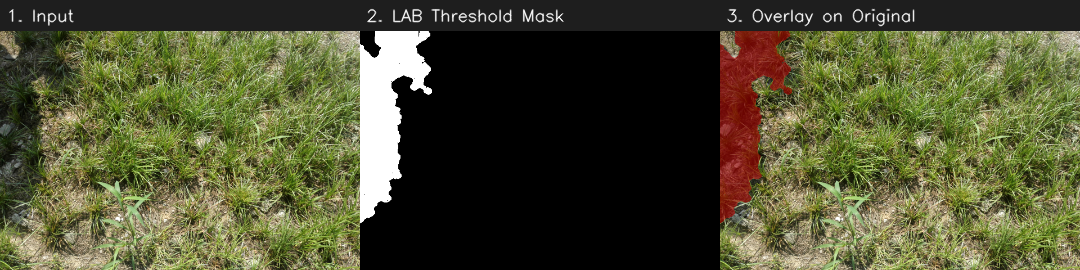
#> input picture shadow-removal/assets/detection_stages.png, 1080 x 270 px
$ python -i detect_shadow.py   (imports and definitions only)
#> lines starting #> are read from the running program, lines starting #| are printed output that depends on the picture; after the words box and inside, x2 and y2 are one past the last pixel; in counts of white or black regions, pixels touching at a corner belong together
#> further down, picture is the input picture: shape (270, 1080, 3); mean B, G, R 49.8, 79.6, 78.3
"""
Shadow Detection using LAB Color Space Analysis
-------------------------------------------------
Based on the classic Murali & Govindan (2013) approach:
"Shadow Detection and Removal from a Single Image Using LAB Color Space"

Key idea:
- Shadows lower Lightness (L) but keep chromaticity (a, b) roughly stable,
  unlike dark objects which affect all channels differently.
- We adaptively pick whether to threshold on L alone, or on L+a+b combined,
  depending on how "colorful" the image is on average.
"""

import cv2
import numpy as np


def detect_shadow_mask(image_bgr: np.ndarray, min_area: int = 150) -> np.ndarray:
    """
    Detect shadow regions in an outdoor image using LAB color space analysis.

    Args:
        image_bgr: Input image in BGR (as read by cv2.imread).
        min_area: Minimum connected-component area (in pixels) to keep as a
                   valid shadow region. Removes small noisy blobs.

    Returns:
        mask: uint8 binary mask (0 = non-shadow, 255 = shadow), same H x W as input.
    """
#> called with min_area = 150
    lab = cv2.cvtColor(image_bgr, cv2.COLOR_BGR2LAB).astype(np.float32)
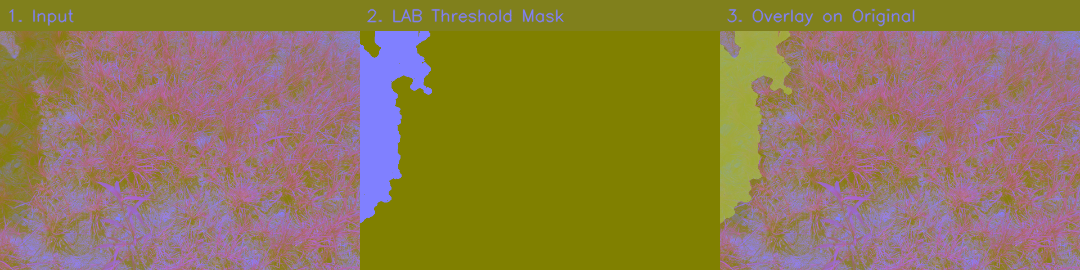
#> lab: shape (270, 1080, 3) float32; mean B, G, R 82.3, 122.9, 144.3
    L, A, B = cv2.split(lab)
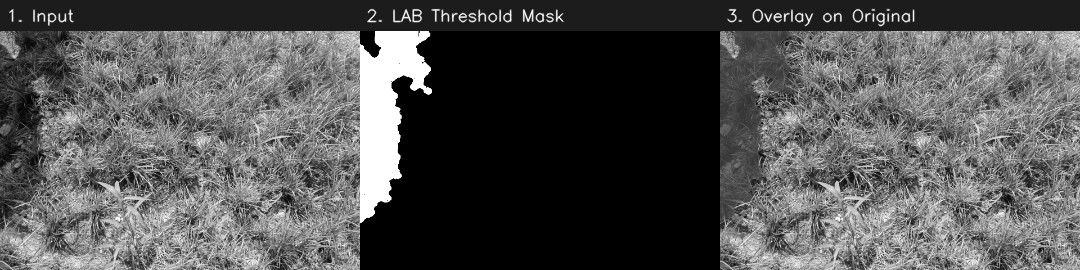
#> L: shape (270, 1080) float32; min 0, max 255, mean 82.3
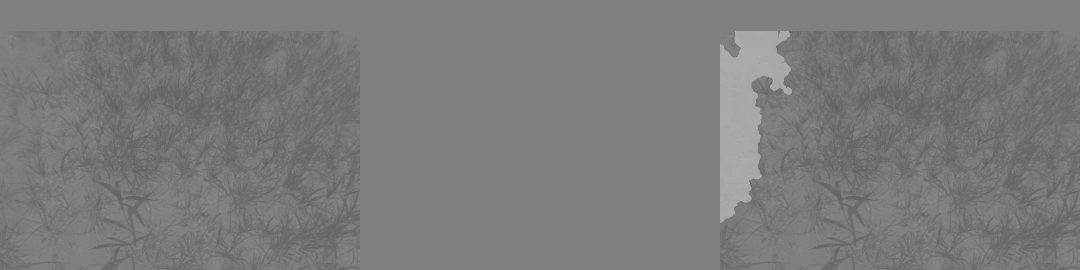
#> A: shape (270, 1080) float32; min 96, max 171, mean 122.9
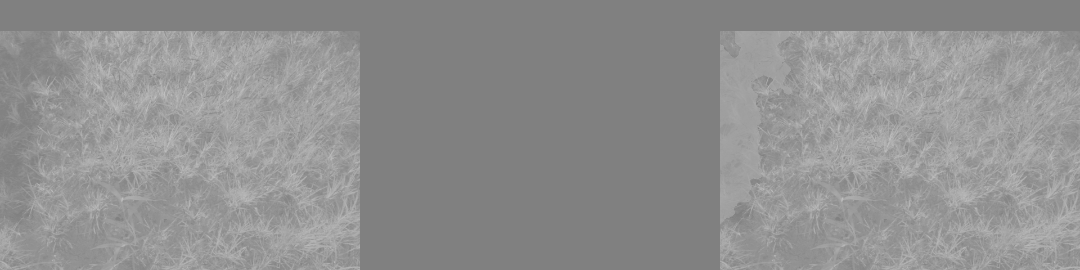
#> B: shape (270, 1080) float32; min 125, max 193, mean 144.3

    mean_L, mean_A, mean_B = L.mean(), A.mean(), B.mean()
#> mean_L = 82.33; mean_A = 122.9; mean_B = 144.3
    std_L = L.std()
#> std_L = 70.52

    # LAB in OpenCV: A and B are stored 0-255 with 128 as the neutral point.
    # The original paper works in the -128..127 range, so we recenter for the
    # "how colorful is this image" check.
    colorfulness = (mean_A - 128) + (mean_B - 128)
#> colorfulness = 11.17

    if colorfulness <= 15:
        # Low color cast overall -> rely on Lightness only
        threshold = mean_L - (std_L / 3.0)
#> threshold = 58.83
        shadow_bool = L < threshold
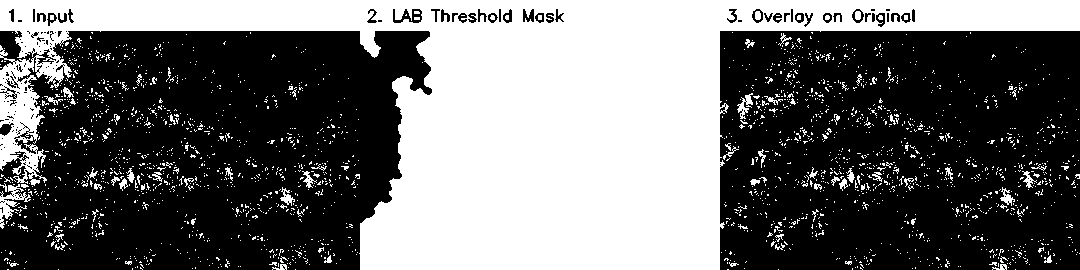
#> shadow_bool: shape (270, 1080) bool; 42.6% white; 2251 white regions (2169 under 20 px), largest, box (x1, y1, x2, y2) and area: (0, 0, 1080, 270) 114328, (0, 184, 31, 229) 461, (737, 93, 753, 119) 174
    else:
        # Combine L, A, B (a common extension when the scene has strong color)
        combined = L + A + B
        mean_c, std_c = combined.mean(), combined.std()
        threshold = mean_c - (std_c / 3.0)
        shadow_bool = combined < threshold

    mask = (shadow_bool.astype(np.uint8)) * 255

    # --- Morphological cleanup ---
    # Larger kernel than before: real photos (grass, concrete grain, etc.) have
    # a lot of fine dark texture that a small kernel doesn't remove.
    kernel = cv2.getStructuringElement(cv2.MORPH_ELLIPSE, (7, 7))
    mask = cv2.morphologyEx(mask, cv2.MORPH_OPEN, kernel, iterations=2)
#> mask: shape (270, 1080); 36.4% white; 5 white regions, box (x1, y1, x2, y2) and area: (0, 0, 1080, 270) 105565, (15, 92, 32, 124) 358, (0, 100, 10, 120) 149, (841, 17, 856, 31) 148, (0, 149, 7, 162) 65
    mask = cv2.morphologyEx(mask, cv2.MORPH_CLOSE, kernel, iterations=2)
#> mask: shape (270, 1080); 37.1% white; 3 white regions, box (x1, y1, x2, y2) and area: (0, 0, 1080, 270) 107449, (0, 92, 32, 124) 638, (0, 149, 7, 162) 65

    # --- Remove small / spurious connected components ---
    # Textured outdoor surfaces (grass, gravel, rough concrete) commonly throw
    # off dozens of small dark blobs that pass a naive area check individually.
    # Real shadows are usually one dominant contiguous region, so in addition
    # to an absolute area floor (scaled to image size), we drop any component
    # that's much smaller than the largest detected blob.
    h, w = mask.shape[:2]
#> h = 270; w = 1080
    abs_min_area = max(min_area, int(0.0015 * h * w))  # ~0.15% of image area
#> abs_min_area = 437
    relative_min_frac = 0.15  # component must be >=15% the size of the biggest one

    num_labels, labels, stats, _ = cv2.connectedComponentsWithStats(mask, connectivity=8)
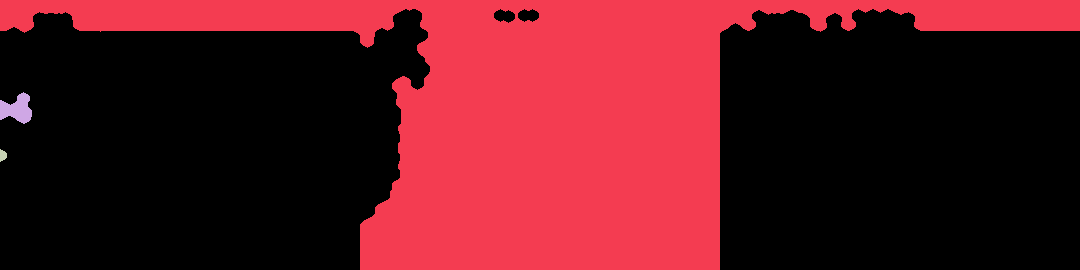
#> labels: shape (270, 1080) int32; 4 distinct labels, from 0 to 3; one colour per label, 0 black
#> num_labels = 4; stats = [[0, 9, 1080, 261, 183448], [0, 0, 1080, 270, 107449], [0, 92, 32, 32, 638], [0, 149, 7, 13, 65]]
    if num_labels <= 1:
        return np.zeros_like(mask)

    areas = stats[1:, cv2.CC_STAT_AREA]
#> areas = [107449, 638, 65]
    max_area = areas.max()
#> max_area = 107449
    rel_min_area = max_area * relative_min_frac
#> rel_min_area = 16117.3

    cleaned = np.zeros_like(mask)
    for i in range(1, num_labels):  # skip background label 0
        area = stats[i, cv2.CC_STAT_AREA]
        if area >= abs_min_area and area >= rel_min_area:
            cleaned[labels == i] = 255
#> this loop made 3 passes
#> area on passes 1 to 3: 107449, 638, 65
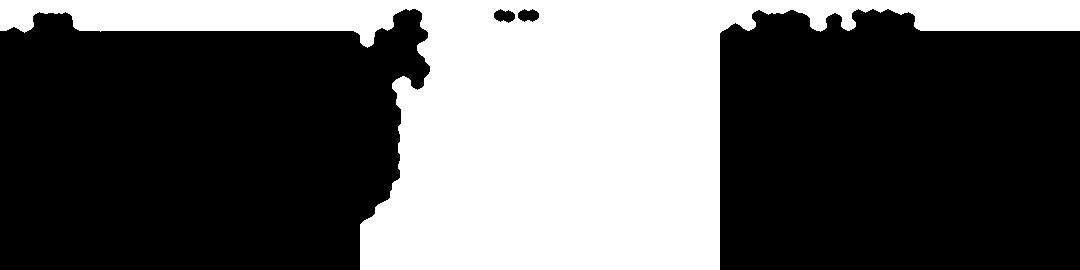
#> cleaned: shape (270, 1080); 36.8% white; 1 white region, box (x1, y1, x2, y2) and area: (0, 0, 1080, 270) 107449

    return cleaned


def refine_mask_ycbcr(image_bgr: np.ndarray, mask: np.ndarray) -> np.ndarray:
    """
    Optional secondary check using YCbCr: shadows typically show Cb (blue-diff)
    higher and Cr (red-diff) lower than the surrounding lit area. We use this
    to drop candidate shadow pixels that don't agree, reducing false positives
    from dark (but non-shadow) objects like tree trunks or dark pavement.
    """
    ycrcb = cv2.cvtColor(image_bgr, cv2.COLOR_BGR2YCrCb)
    Y, Cr, Cb = cv2.split(ycrcb)

    shadow_pixels = mask > 0
    if shadow_pixels.sum() == 0 or (~shadow_pixels).sum() == 0:
        return mask

    lit_Cb_mean = Cb[~shadow_pixels].mean()
    lit_Cr_mean = Cr[~shadow_pixels].mean()

    agree = (Cb.astype(np.int16) >= int(lit_Cb_mean) - 5) & \
            (Cr.astype(np.int16) <= int(lit_Cr_mean) + 5)

    refined = np.where(shadow_pixels & agree, 255, 0).astype(np.uint8)

    # keep at least the original mask if refinement wipes everything out
    if refined.sum() == 0:
        return mask
    return refined

>>> import cv2
>>> picture = cv2.imread('../assets/detection_stages.png')
>>> result = detect_shadow_mask(picture)
